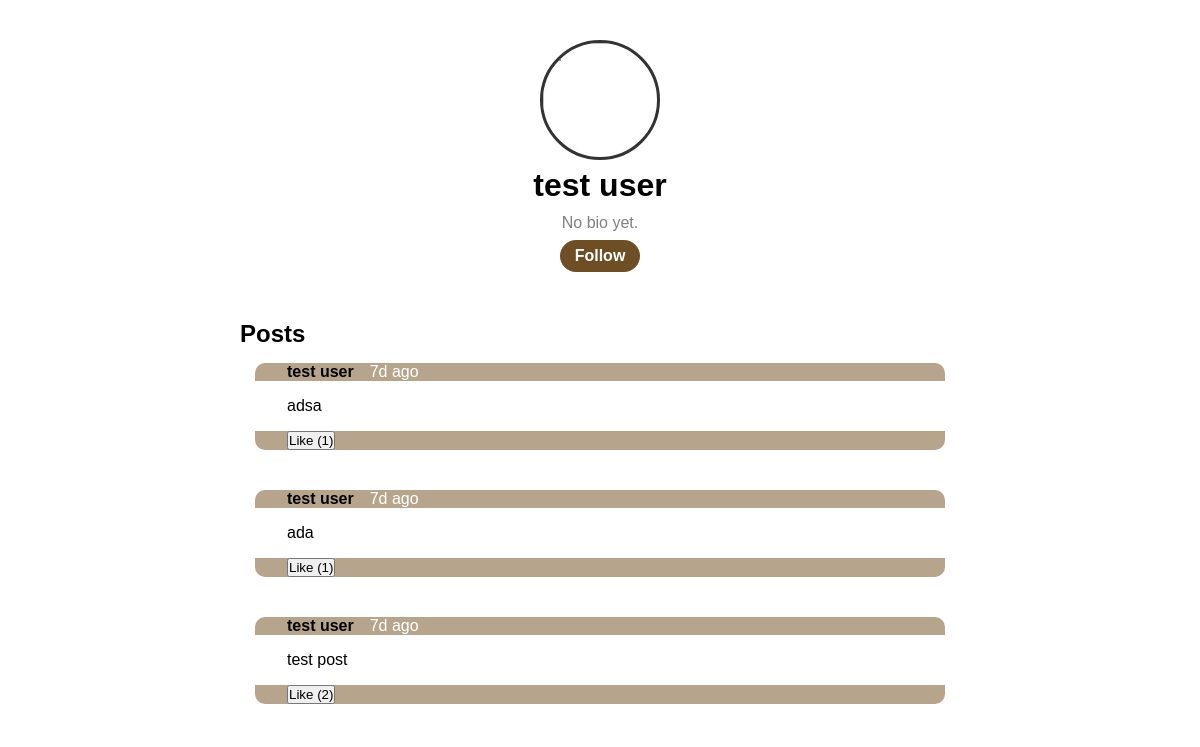
The page /pages/profile.php?id=8 on the database its author committed.
### tables this page shows
CREATE TABLE `users` (
  `user_id` int(11) NOT NULL,
  `username` varchar(255) NOT NULL,
  `email` varchar(255) NOT NULL,
  `password` varchar(255) NOT NULL
);

CREATE TABLE `posts` (
  `post_id` int(11) NOT NULL,
  `author_id` int(11) NOT NULL,
  `caption` text DEFAULT NULL,
  `created_at` timestamp NOT NULL DEFAULT current_timestamp()
);

### includes/get_all_posts.php (called while the page is built, shortened)
<?php
function get_all_posts($connection, $query)
{
  $result = mysqli_query($connection, $query);
  $posts = [];
  function timeAgo($datetime)
  {
    $date = new DateTime($datetime);
    $timestamp = $date->getTimestamp();
    $diff = time() - $timestamp;
    if ($diff >= 86400) {
      return floor($diff / 86400) . 'd ago';
    }
  }
  if (mysqli_num_rows($result) > 0) {
    while ($row = mysqli_fetch_assoc($result)) {
      if (isset($row['created_at'])) {
        $row['time_ago'] = timeAgo($row['created_at']);
      }
      $posts[] = $row;
    }
  }
  return $posts;
}

### pages/profile.php (the view, shortened to what this page needs)
<?php
include '../db_config/db.php';
$user_id = $_GET['id'] ?? null;
$stmt = $connection->prepare("SELECT user_id, username FROM users WHERE user_id = ?");
$stmt->bind_param("i", $user_id);
$stmt->execute();
$result = $stmt->get_result();
if (!$user = $result->fetch_assoc()) {
  die("User not found.");
}
?>
<!DOCTYPE html>
<html lang="en">
<head>
  <link rel="stylesheet" href="../css/profile.css">
</head>
<body>
  <div class="profile-container">
    <div class="profile-header">
      <img class="profile-pic" src="">
      <h1><?php echo htmlspecialchars($user['username']); ?></h1>
      <p class="bio">
        <?php echo htmlspecialchars($user['bio'] ?? 'No bio yet.'); ?>
      </p>
      <div class="actions">
        <button class="follow">
          Follow
        </button>
      </div>
    </div>
    <div class="profile-posts">
      <h2>Posts</h2>
      <?php
      include '../includes/get_all_posts.php';
      $query = "SELECT posts.*, users.username, COUNT(likes.like_id) AS total_likes
            FROM posts
            JOIN users ON posts.author_id = users.user_id
            LEFT JOIN likes ON posts.post_id = likes.post_id
            WHERE posts.author_id = $user_id
            GROUP BY posts.post_id
            ORDER BY posts.created_at DESC";
      $all_posts = get_all_posts($connection, $query);
      if (!empty($all_posts)):
        foreach ($all_posts as $post):
      ?>
          <div class="post">
            <div class="post-header">
              <strong><?php echo htmlspecialchars($post['username']); ?></strong>
              <p style="color: white;"><?php echo htmlspecialchars($post['time_ago']); ?> </p>
            </div>
            <div class="post-body">
              <p>
                <?php echo htmlspecialchars($post['caption']); ?>
              </p>
            </div>
            <div class="post-interaction">
              <form action="../includes/like_post.php" method="POST" style="display:inline;">
                <button type="submit" class="like-btn">
                  Like (<?php echo $post['total_likes'] ?? 0 ?>)
                </button>
              </form>
            </div>
          </div>
        <?php endforeach; ?>
      <?php else: ?>
        <p>No posts yet!</p>
      <?php endif; ?>
</body>
</html>

### css/profile.css (style rules this page uses)
* { padding: 0; margin: 0; box-sizing: border-box; }
body { font-family: var(--normal-text-font); }
.profile-container { width: 60%; margin: auto; padding-top: 20px; }
.profile-header { text-align: center; background: white; padding: 20px; border-radius: 10px; margin-bottom: 20px; }
.profile-pic { width: 120px; height: 120px; border-radius: 50%; object-fit: cover; border: 3px solid #333; }
.bio { color: gray; margin-top: 10px; }
.profile-posts .post { background: white; padding: 15px; margin-bottom: 10px; border-radius: 8px; }
.actions { height: 3rem; display: flex; align-items: center; justify-content: center; }
.follow { color: white; height: 2rem; width: 5rem; background-color: var(--dark-brown-color); border-radius: 50px; border-style: none; font-size: 1rem; font-weight: bold; }

### css/root.css (style rules this page uses)
:root { --ligth-brown-color: #b6a58c; --dark-brown-color: #6e4e24; --ligth-grey-color: #E0E0E0; --dark-grey-color: #707070; --normal-text-font: Arial, Helvetica, sans-serif; --Logo-font: 'Times New Roman', Times, serif; }

### css/feed.css (style rules this page uses)
* { font-family: var(--normal-text-font); }
.post { width: 100%; border-radius: 10px; }
.post-header { display: flex; gap: 1rem ; height: 15%; width: 100%; align-items: center; padding: 0 2rem; background-color: var(--ligth-brown-color ); border-radius: 10px 10px 0px 0px; }
.post-body { display: flex; padding: 1rem 2rem; border-radius: 0px 0px 10px 10px; height: 70%; }
.post-body p { font-size: 1rem; height: 20%; }
.post-interaction { display: flex; background-color: var(--ligth-brown-color); align-items: center; height: 15%; padding: 0 2rem; gap: 1rem; border-radius: 0px 0px 10px 10px; }

### rows shown on the page
users: username "test user"
posts: author.username "test user", time_ago "7d ago", caption "adsa", total_likes "1"
posts: author.username "test user", time_ago "7d ago", caption "ada", total_likes "1"
posts: author.username "test user", time_ago "7d ago", caption "test post", total_likes "2"

### other values the page prints
$user['bio'] "No bio yet."
